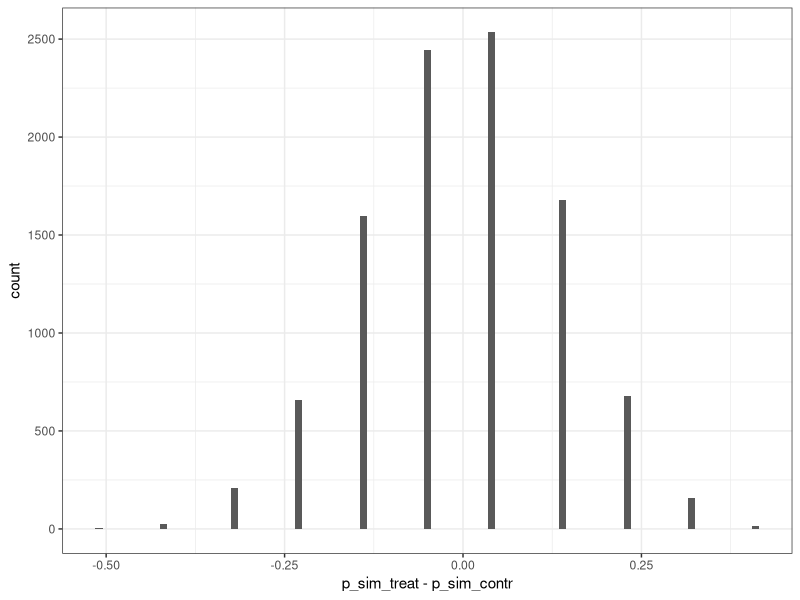

Source code (R):
## ---- chunk 1
library(tidyverse)

theme_set(theme_bw())

knitr::opts_chunk$set(echo = TRUE)

set.seed(42)
## ---- chunk 2
set.seed(0)

s <- c(rep(0,36), rep(1,14))

p_diff <- function() {
  index <- sample(1:50,34)
  treat <- s[index]
  contr <- s[-index]
sum(treat)/34-sum(contr)/16
}

## ---- chunk 3
p_hat <- replicate(1e4, p_diff())
## ---- chunk 4
ggplot(data.frame(p_hat), aes(x = p_hat)) +
  geom_histogram(binwidth = 0.01) +
  xlab("p_sim_treat - p_sim_contr")
## ---- chunk 5
obs_diff <- 10/34-4/16
obs_diff
## ---- chunk 6
num_as_extreme <- sum(p_hat >= obs_diff)
p_value <- num_as_extreme / length(p_hat)
p_value
## ---- chunk 7
set.seed(0)
p_treat <- 10/34
p_control <- 4/16

p_diff <- function() {
treat <- rbinom(1, 34, p_treat)
control <- rbinom(1, 16, p_control)
treat/34-control/16

}

p_hat <- replicate(1e3, p_diff())

num_as_extreme <- sum(p_hat >= 0)# if yawning is not contagious, p_treat - p_control =0

power <- num_as_extreme/1000
power
